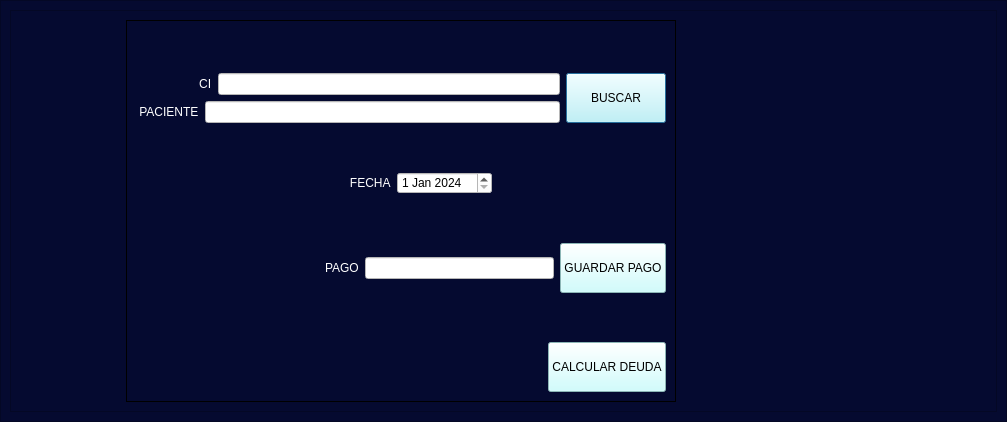
<?xml version="1.0" encoding="UTF-8"?>
<ui version="4.0">
 <class>Dialog</class>
 <widget class="QDialog" name="Dialog">
  <property name="geometry">
   <rect>
    <x>0</x>
    <y>0</y>
    <width>1007</width>
    <height>422</height>
   </rect>
  </property>
  <property name="windowTitle">
   <string>REGISTRO DE PAGO MENSUAL</string>
  </property>
  <layout class="QVBoxLayout" name="verticalLayout">
   <property name="spacing">
    <number>0</number>
   </property>
   <property name="leftMargin">
    <number>0</number>
   </property>
   <property name="topMargin">
    <number>0</number>
   </property>
   <property name="rightMargin">
    <number>0</number>
   </property>
   <property name="bottomMargin">
    <number>0</number>
   </property>
   <item>
    <widget class="QFrame" name="frame">
     <property name="minimumSize">
      <size>
       <width>888</width>
       <height>422</height>
      </size>
     </property>
     <property name="styleSheet">
      <string notr="true">QWidget {
    background-color: #050A30;
}

</string>
     </property>
     <property name="frameShape">
      <enum>QFrame::StyledPanel</enum>
     </property>
     <property name="frameShadow">
      <enum>QFrame::Raised</enum>
     </property>
     <layout class="QVBoxLayout" name="verticalLayout_5">
      <item>
       <widget class="QFrame" name="frame_4">
        <property name="styleSheet">
         <string notr="true">QWidget {
    background-color: #050A30;
}

</string>
        </property>
        <property name="frameShape">
         <enum>QFrame::StyledPanel</enum>
        </property>
        <property name="frameShadow">
         <enum>QFrame::Raised</enum>
        </property>
        <layout class="QHBoxLayout" name="horizontalLayout">
         <item>
          <spacer name="horizontalSpacer_2">
           <property name="orientation">
            <enum>Qt::Horizontal</enum>
           </property>
           <property name="sizeHint" stdset="0">
            <size>
             <width>45</width>
             <height>20</height>
            </size>
           </property>
          </spacer>
         </item>
         <item>
          <widget class="QFrame" name="frame_2">
           <property name="minimumSize">
            <size>
             <width>550</width>
             <height>0</height>
            </size>
           </property>
           <property name="styleSheet">
            <string notr="true">background-color: qlineargradient(spread:reflect, x1:0.19, y1:0.07, x2:0.2, y2:1, stop:0.502488 rgba(255, 255, 255, 0));</string>
           </property>
           <property name="frameShape">
            <enum>QFrame::StyledPanel</enum>
           </property>
           <property name="frameShadow">
            <enum>QFrame::Raised</enum>
           </property>
           <layout class="QVBoxLayout" name="verticalLayout_2">
            <item>
             <spacer name="verticalSpacer_2">
              <property name="orientation">
               <enum>Qt::Vertical</enum>
              </property>
              <property name="sizeHint" stdset="0">
               <size>
                <width>20</width>
                <height>17</height>
               </size>
              </property>
             </spacer>
            </item>
            <item>
             <layout class="QHBoxLayout" name="horizontalLayout_10">
              <item>
               <layout class="QVBoxLayout" name="verticalLayout_3">
                <item>
                 <layout class="QHBoxLayout" name="horizontalLayout_8">
                  <item>
                   <layout class="QHBoxLayout" name="horizontalLayout_2">
                    <item>
                     <widget class="QLabel" name="label_7">
                      <property name="styleSheet">
                       <string notr="true">background-color: qlineargradient(spread:reflect, x1:0.19, y1:0.07, x2:0.2, y2:1, stop:0.502488 rgba(255, 255, 255, 0));
font: 13pt &quot;Algerian&quot;;
color: white;
</string>
                      </property>
                      <property name="text">
                       <string>                   CI</string>
                      </property>
                     </widget>
                    </item>
                    <item>
                     <widget class="QLineEdit" name="txtCI">
                      <property name="styleSheet">
                       <string notr="true">background-color: rgb(255, 255, 255);
font: 13pt &quot;Arial&quot;;</string>
                      </property>
                     </widget>
                    </item>
                   </layout>
                  </item>
                 </layout>
                </item>
                <item>
                 <layout class="QHBoxLayout" name="horizontalLayout_3">
                  <item>
                   <widget class="QLabel" name="label_3">
                    <property name="styleSheet">
                     <string notr="true">background-color: qlineargradient(spread:reflect, x1:0.19, y1:0.07, x2:0.2, y2:1, stop:0.502488 rgba(255, 255, 255, 0));
font: 13pt &quot;Algerian&quot;;
color: white;
</string>
                    </property>
                    <property name="text">
                     <string> PACIENTE</string>
                    </property>
                   </widget>
                  </item>
                  <item>
                   <widget class="QLineEdit" name="txtNomb">
                    <property name="styleSheet">
                     <string notr="true">background-color: rgb(255, 255, 255);
font: 13pt &quot;Arial&quot;;</string>
                    </property>
                    <property name="text">
                     <string/>
                    </property>
                   </widget>
                  </item>
                 </layout>
                </item>
               </layout>
              </item>
              <item>
               <widget class="QPushButton" name="btnBuscar">
                <property name="minimumSize">
                 <size>
                  <width>100</width>
                  <height>50</height>
                 </size>
                </property>
                <property name="styleSheet">
                 <string notr="true">font: 12pt &quot;Algerian&quot;;
background-color:  rgb(196, 255, 255);

</string>
                </property>
                <property name="text">
                 <string>BUSCAR</string>
                </property>
               </widget>
              </item>
             </layout>
            </item>
            <item>
             <spacer name="verticalSpacer_4">
              <property name="orientation">
               <enum>Qt::Vertical</enum>
              </property>
              <property name="sizeHint" stdset="0">
               <size>
                <width>20</width>
                <height>40</height>
               </size>
              </property>
             </spacer>
            </item>
            <item>
             <layout class="QHBoxLayout" name="horizontalLayout_5">
              <item>
               <spacer name="horizontalSpacer">
                <property name="orientation">
                 <enum>Qt::Horizontal</enum>
                </property>
                <property name="sizeHint" stdset="0">
                 <size>
                  <width>40</width>
                  <height>20</height>
                 </size>
                </property>
               </spacer>
              </item>
              <item>
               <widget class="QLabel" name="label_4">
                <property name="styleSheet">
                 <string notr="true">background-color: qlineargradient(spread:reflect, x1:0.19, y1:0.07, x2:0.2, y2:1, stop:0.502488 rgba(255, 255, 255, 0));
font: 13pt &quot;Algerian&quot;;
color: white;
</string>
                </property>
                <property name="text">
                 <string>            FECHA</string>
                </property>
               </widget>
              </item>
              <item>
               <widget class="QDateEdit" name="dFecha">
                <property name="styleSheet">
                 <string notr="true">background-color: rgb(255, 255, 255);
font: 13pt &quot;Arial&quot;;</string>
                </property>
                <property name="date">
                 <date>
                  <year>2024</year>
                  <month>1</month>
                  <day>1</day>
                 </date>
                </property>
               </widget>
              </item>
              <item>
               <spacer name="horizontalSpacer_4">
                <property name="orientation">
                 <enum>Qt::Horizontal</enum>
                </property>
                <property name="sizeHint" stdset="0">
                 <size>
                  <width>40</width>
                  <height>20</height>
                 </size>
                </property>
               </spacer>
              </item>
             </layout>
            </item>
            <item>
             <spacer name="verticalSpacer_25">
              <property name="orientation">
               <enum>Qt::Vertical</enum>
              </property>
              <property name="sizeHint" stdset="0">
               <size>
                <width>20</width>
                <height>40</height>
               </size>
              </property>
             </spacer>
            </item>
            <item>
             <layout class="QHBoxLayout" name="horizontalLayout_7">
              <item>
               <layout class="QHBoxLayout" name="horizontalLayout_4">
                <item>
                 <spacer name="horizontalSpacer_5">
                  <property name="orientation">
                   <enum>Qt::Horizontal</enum>
                  </property>
                  <property name="sizeHint" stdset="0">
                   <size>
                    <width>40</width>
                    <height>20</height>
                   </size>
                  </property>
                 </spacer>
                </item>
                <item>
                 <widget class="QLabel" name="label_2">
                  <property name="styleSheet">
                   <string notr="true">background-color: qlineargradient(spread:reflect, x1:0.19, y1:0.07, x2:0.2, y2:1, stop:0.502488 rgba(255, 255, 255, 0));
font: 13pt &quot;Algerian&quot;;
color: white;
</string>
                  </property>
                  <property name="text">
                   <string>PAGO</string>
                  </property>
                 </widget>
                </item>
                <item>
                 <widget class="QLineEdit" name="txtTotal">
                  <property name="styleSheet">
                   <string notr="true">background-color: rgb(255, 255, 255);
font: 13pt &quot;Arial&quot;;</string>
                  </property>
                 </widget>
                </item>
               </layout>
              </item>
              <item>
               <widget class="QPushButton" name="btnGuardar">
                <property name="minimumSize">
                 <size>
                  <width>100</width>
                  <height>50</height>
                 </size>
                </property>
                <property name="styleSheet">
                 <string notr="true">font: 12pt &quot;Algerian&quot;;
background-color:  rgb(196, 255, 255);
</string>
                </property>
                <property name="text">
                 <string>GUARDAR PAGO</string>
                </property>
               </widget>
              </item>
             </layout>
            </item>
            <item>
             <spacer name="verticalSpacer_21">
              <property name="orientation">
               <enum>Qt::Vertical</enum>
              </property>
              <property name="sizeHint" stdset="0">
               <size>
                <width>20</width>
                <height>40</height>
               </size>
              </property>
             </spacer>
            </item>
            <item>
             <layout class="QHBoxLayout" name="horizontalLayout_9">
              <item>
               <spacer name="horizontalSpacer_6">
                <property name="orientation">
                 <enum>Qt::Horizontal</enum>
                </property>
                <property name="sizeHint" stdset="0">
                 <size>
                  <width>40</width>
                  <height>20</height>
                 </size>
                </property>
               </spacer>
              </item>
              <item>
               <spacer name="verticalSpacer_3">
                <property name="orientation">
                 <enum>Qt::Vertical</enum>
                </property>
                <property name="sizeHint" stdset="0">
                 <size>
                  <width>20</width>
                  <height>40</height>
                 </size>
                </property>
               </spacer>
              </item>
              <item>
               <layout class="QVBoxLayout" name="verticalLayout_7">
                <item>
                 <layout class="QGridLayout" name="gridLayout_2"/>
                </item>
                <item>
                 <widget class="QPushButton" name="btnDeuda">
                  <property name="minimumSize">
                   <size>
                    <width>100</width>
                    <height>50</height>
                   </size>
                  </property>
                  <property name="styleSheet">
                   <string notr="true">font: 12pt &quot;Algerian&quot;;
background-color:  rgb(196, 255, 255);
</string>
                  </property>
                  <property name="text">
                   <string>CALCULAR DEUDA</string>
                  </property>
                 </widget>
                </item>
               </layout>
              </item>
             </layout>
            </item>
           </layout>
          </widget>
         </item>
         <item>
          <spacer name="horizontalSpacer_3">
           <property name="orientation">
            <enum>Qt::Horizontal</enum>
           </property>
           <property name="sizeHint" stdset="0">
            <size>
             <width>44</width>
             <height>20</height>
            </size>
           </property>
          </spacer>
         </item>
         <item>
          <widget class="QLabel" name="label_6">
           <property name="minimumSize">
            <size>
             <width>200</width>
             <height>200</height>
            </size>
           </property>
           <property name="styleSheet">
            <string notr="true">background-color: qlineargradient(spread:reflect, x1:0.19, y1:0.07, x2:0.2, y2:1, stop:0.502488 rgba(255, 255, 255, 0));</string>
           </property>
           <property name="text">
            <string/>
           </property>
           <property name="pixmap">
            <pixmap>imagenes/agenda.png</pixmap>
           </property>
           <property name="scaledContents">
            <bool>true</bool>
           </property>
          </widget>
         </item>
        </layout>
       </widget>
      </item>
     </layout>
    </widget>
   </item>
  </layout>
 </widget>
 <resources/>
 <connections/>
</ui>
